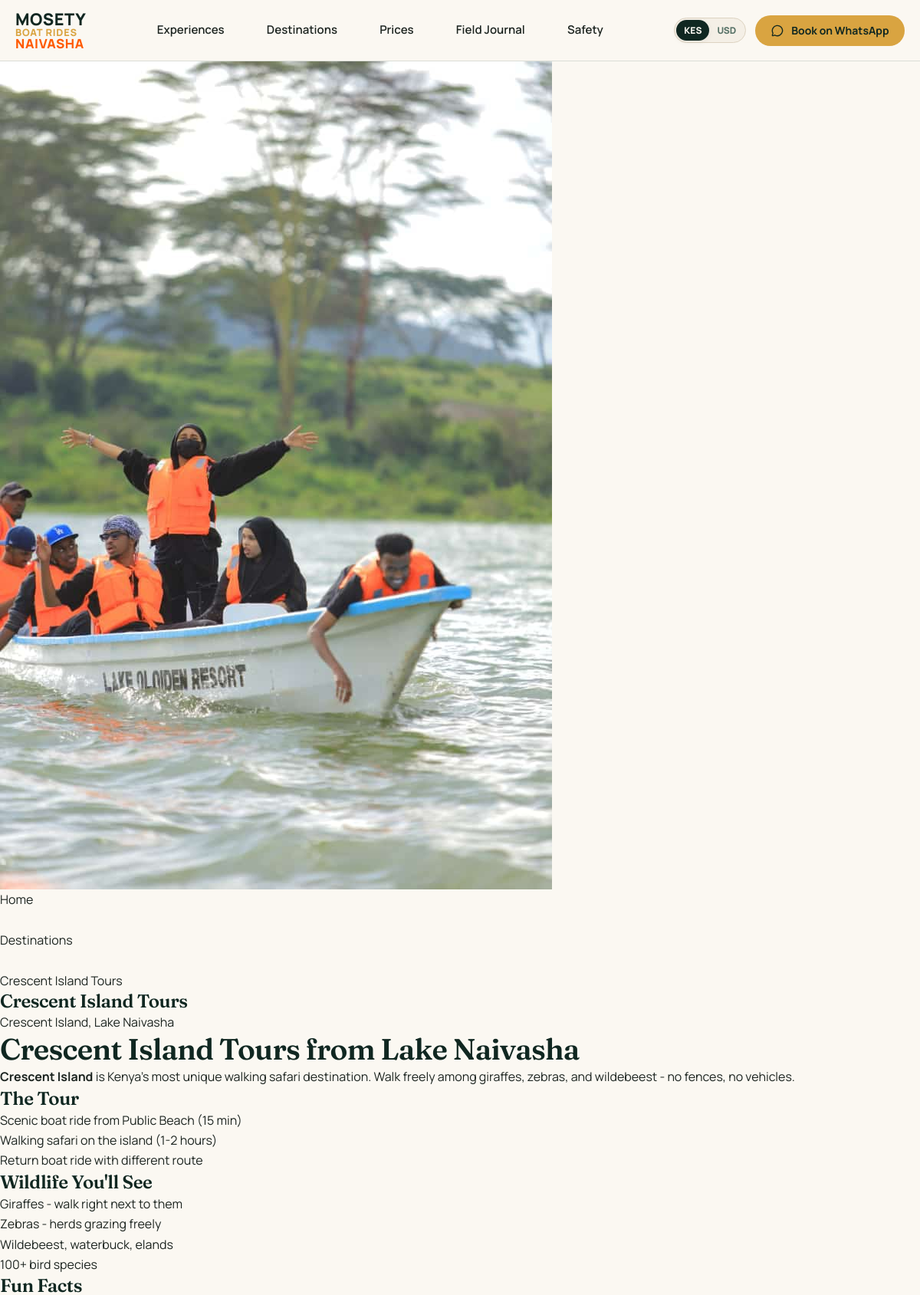
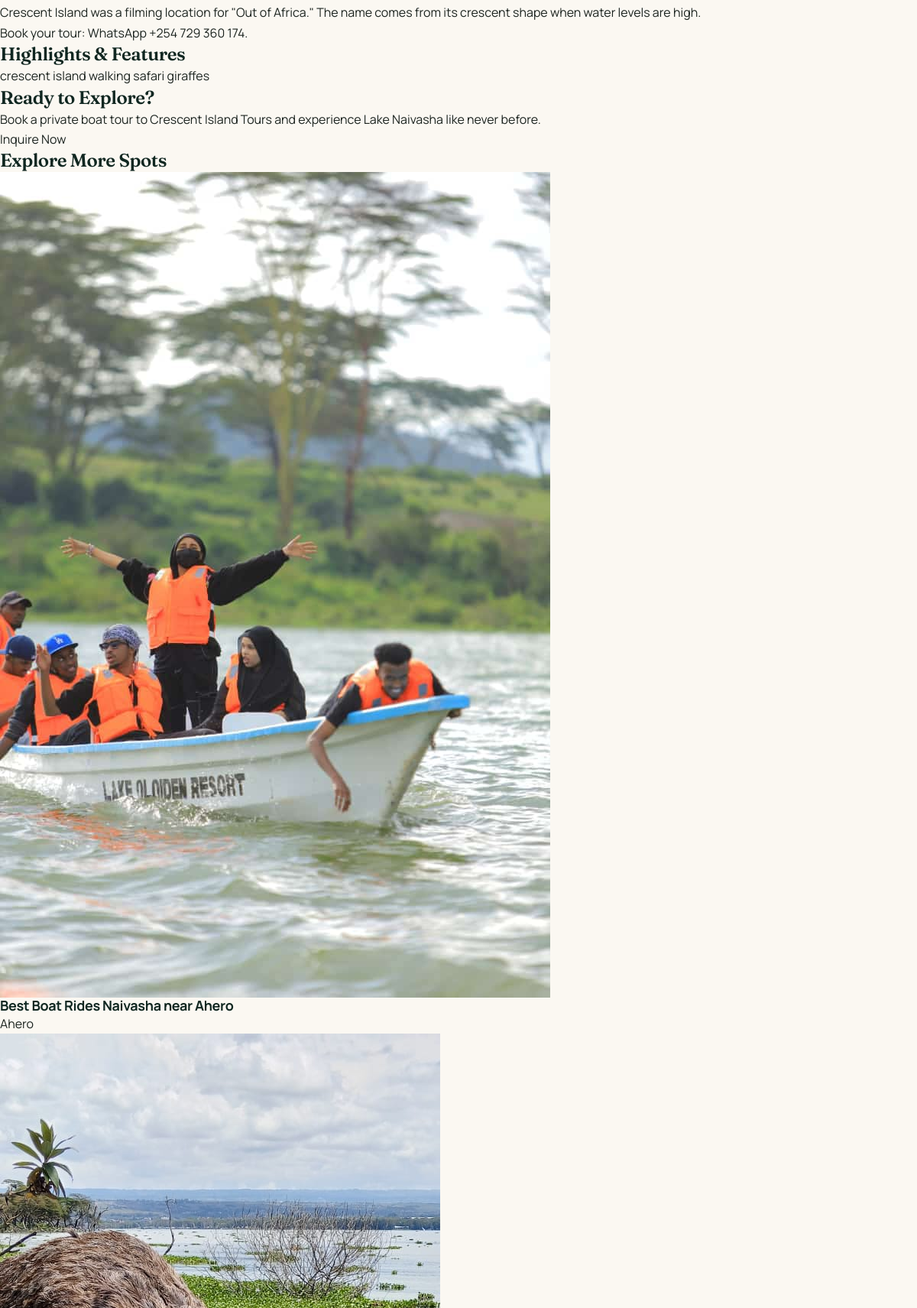
The app's page /crescent-island-tours/ (upper part) with its own data (2 pictures, top to bottom).
### seo/models.py (models this page shows, shortened)
class LocalPage(OptimizedImageMixin, models.Model):
    title = models.CharField(max_length=200)
    slug = models.SlugField(max_length=200, unique=True)
    seo_title = models.CharField(
        max_length=70,
        blank=True,
        help_text="Used for the browser title tag. Defaults to title."
    )
    meta_description = models.CharField(max_length=160, blank=True)
    primary_keyword = models.CharField(
        max_length=100,
        help_text="Main keyword e.g. 'Boat rides in Naivasha'"
    )
    location = models.CharField(
        max_length=100,
        blank=True,
        help_text="e.g. Naivasha, Lake Naivasha, Crescent Island"
    )
    modifiers = models.CharField(
        max_length=255,
        blank=True,
        help_text="Comma-separated: price, safety, sunset, group, birthday"
    )
    content = HTMLField()
    image = models.ImageField(upload_to='location_images/', blank=True, null=True)
    webp_image = models.ImageField(upload_to='location_images/webp/', blank=True, null=True)
    webp_mobile = models.ImageField(upload_to='location_images/webp/', blank=True, null=True, help_text="480px width optimized")
    is_active = models.BooleanField(default=True)
    allow_indexing = models.BooleanField(default=True)
    created_at = models.DateTimeField(auto_now_add=True)
    updated_at = models.DateTimeField(auto_now=True)
    class Meta:
        ordering = ['title']
        verbose_name = "SEO Local Page"
        verbose_name_plural = "SEO Local Pages"
    @property
    def linked_content(self):
        result = auto_link(self.content)
        return mark_safe(html.unescape(result))
    @property
    def effective_seo_title(self):
        return self.seo_title or self.title
    def get_absolute_url(self):
        return reverse('seo:detail', kwargs={'slug': self.slug})

### seo/views.py (the view)
# urls.py: path('<slug:slug>/', views.LocalPageDetailView.as_view(), name='detail'),
class LocalPageDetailView(DetailView):
    model = LocalPage
    template_name = 'seo/detail.html'
    context_object_name = 'page'
    def get_queryset(self):
        return LocalPage.objects.filter(is_active=True)
    def get_context_data(self, **kwargs):
        context = super().get_context_data(**kwargs)
        related_pages = LocalPage.objects.filter(
            is_active=True,
            allow_indexing=True,
        ).exclude(id=self.object.id)[:6]
        context.update({
            "meta_title": self.object.title,
            "meta_description": self.object.meta_description,
            "canonical_url": self.request.build_absolute_uri(),
            "last_updated": self.object.updated_at,
            "related_pages": related_pages,  # Internal linking boost
            "schema_type": "Article",  # Or LocalBusiness
        })
        return context

### core/models.py (called while the page is built)
    @classmethod
    def get_solo(cls):
        obj, _ = cls.objects.get_or_create(id=1)
        return obj

    @property
    def phone_digits(self):
        return ''.join(c for c in self.phone if c.isdigit())

    @property
    def whatsapp_digits(self):
        digits = ''.join(c for c in self.whatsapp_number if c.isdigit())
        if digits.startswith('0') and len(digits) == 10:
            return f"254{digits[1:]}"
        return digits

    @property
    def phone_e164(self):
        digits = self.phone_digits
        if digits.startswith('0') and len(digits) == 10:
            return f"+254{digits[1:]}"
        return f"+{digits}" if digits else ""

    @property
    def tel_url(self):
        return f"tel:{self.phone_e164}" if self.phone_e164 else ""

    def build_whatsapp_url(self, message="Hi Mosety. I would like to inquire about a Lake Naivasha boat ride."):
        digits = self.whatsapp_digits
        if not digits:
            return ""
        encoded = quote(message)
        return f"https://wa.me/{digits}?text={encoded}"

### seo/utils.py (called while the page is built)
def clean_canonical_url(request, override_url=None):
    site = SiteSettings.get_solo()
    base_url = (site.base_url or "https://mosety.co.ke").rstrip('/')
    if override_url:
        if override_url.startswith('http'):
            parsed = urlparse(override_url)
            return urlunparse((parsed.scheme, parsed.netloc, parsed.path, '', '', ''))
        return f"{base_url}{override_url}"
    parsed_path = request.path
    query_params = request.GET.copy()
    for param in TRACKING_PARAMS:
        query_params.pop(param, None)
    page = query_params.get('page')
    clean_query = {}
    if page and page.isdigit() and int(page) > 1:
        clean_query['page'] = page
    query_str = urlencode(clean_query)
    if query_str:
        return f"{base_url}{parsed_path}?{query_str}"
    return f"{base_url}{parsed_path}"

### templates/seo/detail.html (shortened to what this page needs)
{% extends 'base.html' %}
{% load static %}
{% block content %}
<section class="relative h-[45vh] min-h-[350px] flex items-end overflow-hidden">
  <div class="absolute inset-0">
    {% if page.image %}
    <img src="{{ page.image.url }}" alt="{{ page.title }}" class="w-full h-full object-cover">
    {% else %}
    <div class="w-full h-full bg-gradient-to-br from-primary to-highlight"></div>
    {% endif %}
  </div>
  <div class="relative z-10 w-full">
    <div class="max-w-7xl mx-auto px-4 sm:px-6 lg:px-8 pb-12">
      <nav class="mb-4" aria-label="Breadcrumb">
        <ol class="flex items-center gap-2 text-white/60 text-sm">
          <li><a href="{% url 'pages:home' %}" class="hover:text-highlight transition-colors">Home</a></li>
          <li></li>
          <li>Destinations</li>
          <li></li>
          <li class="text-white">{{ page.title }}</li>
        </ol>
      </nav>
      <h1 class="text-3xl sm:text-4xl md:text-5xl text-white font-bold mb-4">
        {{ page.title }}
      </h1>
      {% if page.location %}
      <div class="flex items-center gap-2 text-white/80">
        <span>{{ page.location }}</span>
      </div>
      {% endif %}
    </div>
  </div>
</section>
<section class="py-12 bg-light-neutral">
  <div class="max-w-7xl mx-auto px-4 sm:px-6 lg:px-8">
    <div class="grid grid-cols-1 lg:grid-cols-3 gap-12">
      <div class="lg:col-span-2">
        <div class="bg-white rounded-2xl p-8 sm:p-10 shadow-card">
          <div
            class="prose prose-lg max-w-none text-gray leading-relaxed prose-headings:text-gray-dark prose-headings:font-bold prose-a:text-highlight hover:prose-a:underline">
            {{ page.linked_content }}
          </div>
          {% if page.modifiers %}
          <div class="mt-10 pt-8 border-t border-gray-100">
            <h3 class="text-xl text-gray-dark font-bold mb-4">Highlights & Features</h3>
            <div class="flex flex-wrap gap-2">
              {% for modifier in page.modifiers.split %}
              <span
                class="px-4 py-2 bg-highlight/5 text-highlight text-sm font-semibold rounded-full border border-highlight/10 capitalize">
                {{ modifier|cut:"," }}
              </span>
              {% endfor %}
            </div>
          </div>
          {% endif %}
        </div>
      </div>
      <div class="lg:col-span-1">
        <div class="space-y-8 sticky top-28">
          <div class="seo-booking-cta rounded-2xl p-8 shadow-xl relative overflow-hidden">
            <div class="relative z-10">
              <h3 class="text-2xl font-bold mb-4">Ready to Explore?</h3>
              <p class="mb-6 text-sm">
                Book a private boat tour to {{ page.title }} and experience Lake Naivasha like never before.
              </p>
              <a href="{{ site.whatsapp_url }}"
                target="_blank"
                class="seo-booking-cta__button flex items-center justify-center gap-3 w-full py-4 font-bold rounded-xl transition-all duration-300 shadow-lg group">
                <span>Inquire Now</span>
              </a>
            </div>
          </div>
          {% if related_pages %}
          <div class="bg-white rounded-2xl p-6 shadow-card">
            <h3 class="text-lg text-gray-dark font-bold mb-5 flex items-center gap-2">
              Explore More Spots
            </h3>
            <div class="space-y-4">
              {% for related in related_pages %}
              <a href="{{ related.get_absolute_url }}"
                class="group flex items-center gap-4 p-2 rounded-xl hover:bg-light-neutral transition-colors">
                <div class="w-16 h-16 rounded-lg overflow-hidden flex-shrink-0">
                  {% if related.image %}
                  <img src="{{ related.image.url }}" alt="{{ related.title }}"
                    class="w-full h-full object-cover group-hover:scale-110 transition-transform duration-500">
                  {% else %}
                  <div class="w-full h-full bg-primary flex items-center justify-center">
                    <i class="fas fa-map-marked-alt text-white/30"></i>
                  </div>
                  {% endif %}
                </div>
                <div class="min-w-0">
                  <h4 class="font-bold text-gray-dark text-sm group-hover:text-highlight transition-colors truncate">
                    {{ related.title }}</h4>
                  <p class="text-xs text-gray truncate">{{ related.location|default:"Lake Naivasha" }}</p>
                </div>
              </a>
              {% endfor %}
            </div>
          </div>
          {% endif %}
        </div>
      </div>
    </div>
  </div>
</section>
{% endblock %}

### static/css/mosety.css (style rules this page uses)
:root { --ink-forest: #102721; --lake-sage: #567166; --rift-gold: #D9A441; --rift-gold-hover: #c49132; --papyrus: #EAE1D1; --papyrus-light: #F4EFE6; --ivory: #FBF8F2; --body-text: #1C2420; --body-muted: #4A5B54; --border-subtle: rgba(86, 113, 102, 0.2); --border-papyrus: #DDD3C1; --font-display: 'Fraunces', Georgia, serif; --font-body: 'Manrope', -apple-system, BlinkMacSystemFont, "Segoe UI", Roboto, sans-serif; --radius-sm: 8px; --radius-md: 14px; --radius-card: 16px; --radius-pill: 9999px; --shadow-sm: 0 2px 8px rgba(16, 39, 33, 0.05); --shadow-card: 0 10px 30px rgba(16, 39, 33, 0.07); --shadow-lg: 0 18px 45px rgba(16, 39, 33, 0.12); --site-max-width: 1220px; --header-height: 80px; }
*, *::before, *::after { box-sizing: border-box; margin: 0; padding: 0; }
html { font-size: 16px; scroll-behavior: smooth; scroll-padding-top: calc(var(--header-height) + 16px); -webkit-text-size-adjust: 100%; }
body { font-family: var(--font-body); color: var(--body-text); background-color: var(--ivory); line-height: 1.65; font-weight: 400; -webkit-font-smoothing: antialiased; -moz-osx-font-smoothing: grayscale; }
img, picture, svg { display: block; max-width: 100%; height: auto; }
a { color: inherit; text-decoration: none; transition: color 0.2s ease, border-color 0.2s ease; }
h1, h2, h3, h4, .font-serif { font-family: var(--font-display); font-weight: 600; color: var(--ink-forest); line-height: 1.15; letter-spacing: -0.02em; }
h2, .h2 { font-size: clamp(1.75rem, 3.2vw, 2.75rem); line-height: 1.18; }
h3, .h3 { font-size: clamp(1.25rem, 2vw, 1.75rem); line-height: 1.25; }
h4, .h4 { font-size: 1.125rem; font-family: var(--font-body); font-weight: 700; }

### records on screen
LocalPage: image (picture), title "Crescent Island Tours", location "Crescent Island, Lake Naivasha", linked_content "Crescent Island Tours from Lake Naivasha Crescent Island is Kenya's most unique walking safari destination. Walk freely among giraffes, zebras, and wildebeest - no fences, no vehicles. The Tour Scenic boat ride from Public Beach (15 min) Walking safari on the island (1-2 hours) Return boat ride with different route Wildlife You'll See Giraffes - walk right next to them Zebras - herds grazing freely Wildebeest, waterbuck, elands 100+ bird species Fun Facts Crescent Island was a filming location for \"Out of Africa.\" The name comes from its crescent shape when water levels are high. Book your tour: WhatsApp +254 729 360 174."
LocalPage: image (picture), title "Best Boat Rides Naivasha near Ahero", location "Ahero"
LocalPage: image (picture)

### other values on screen
{{ modifier|cut:"," }} "crescent" "island" "walking" "safari" "giraffes"
